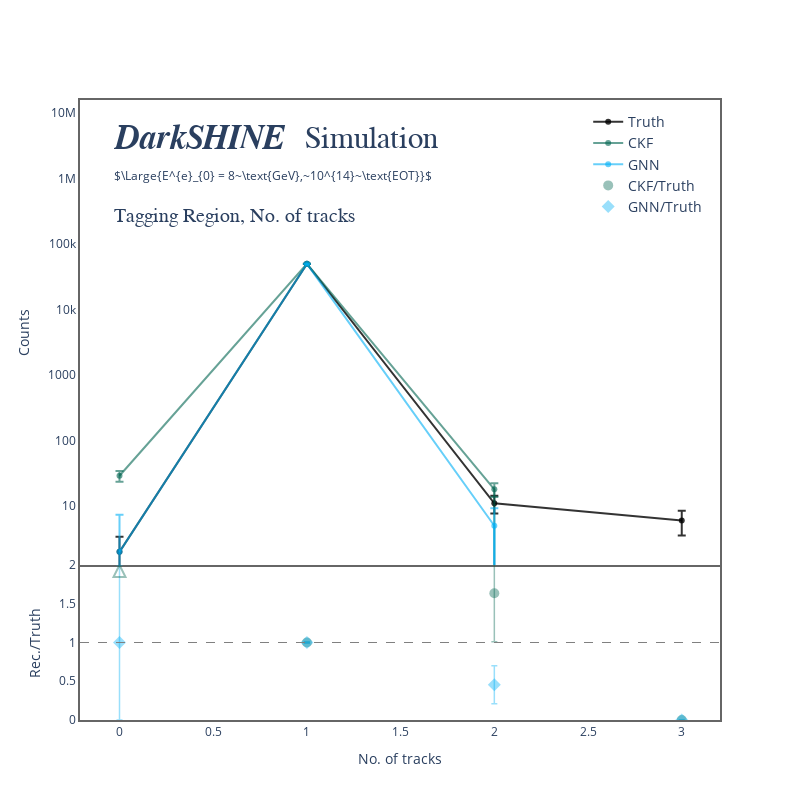
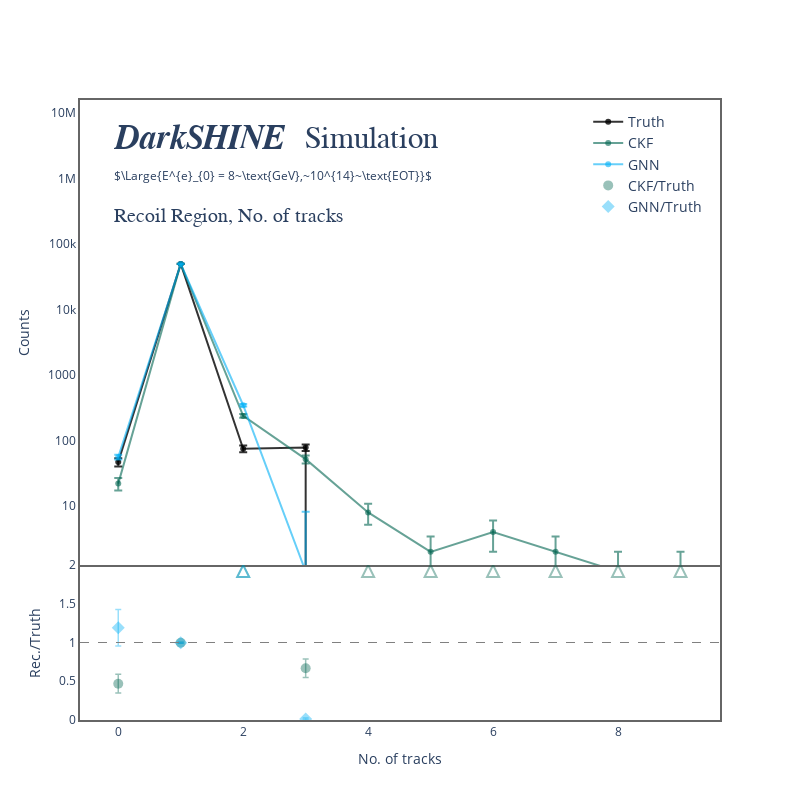
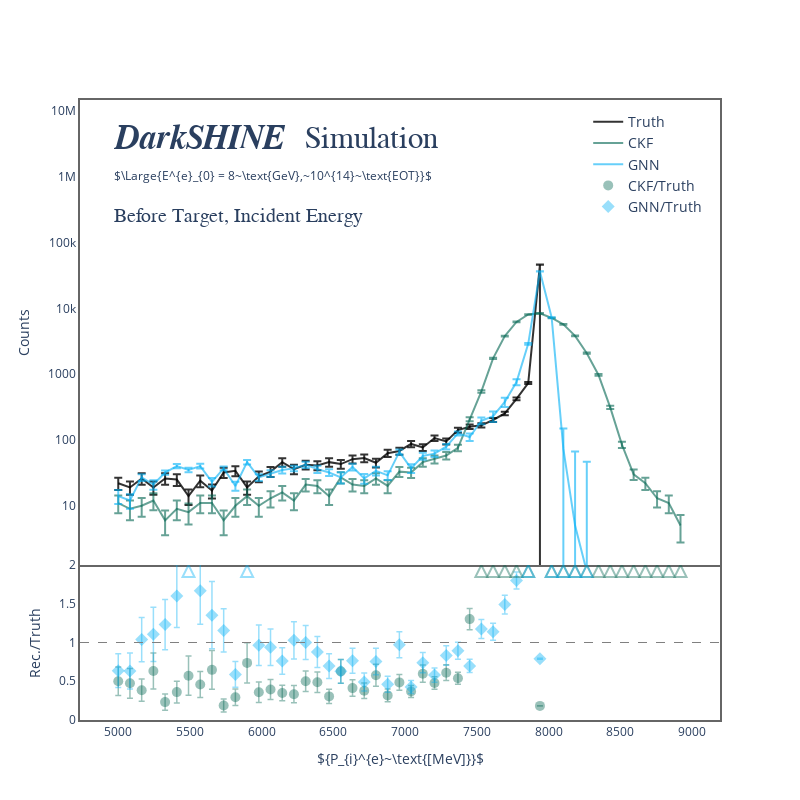
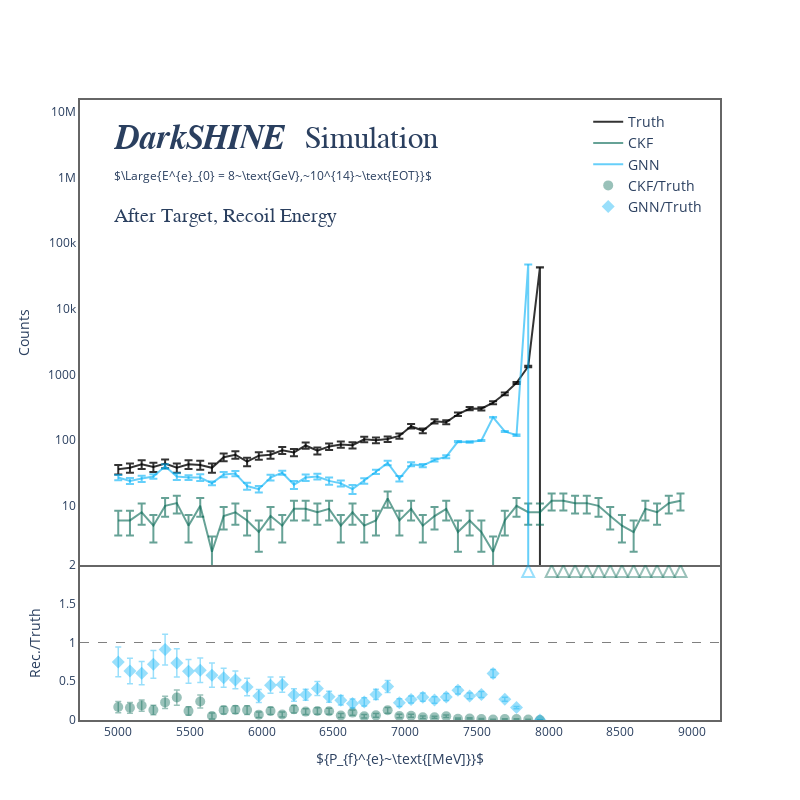

The cell these charts' notebook holds for them, in order:
### Code cell
for interest in interests:
    # print(interests[interest]['df'])
    if interests[interest]['type'] in {'plain', 'difference'}:
        plot_comparison(
            x=interests[interest]["df"]["bin"],
            y0=interests[interest]["df"]["Truth"],
            y1=interests[interest]["df"]["CKF"],
            y2=interests[interest]["df"]["GNN"],
            x_label=interests[interest]["x_label"],
            annotation_text=interest,
            ratio_threshold=2.0,
        )

### Figure 1 — Plotly figure (JSON) as saved in the notebook; plotly's stock layout.template omitted (floating-point values rounded to 4 significant figures)
{"data": [{"error_y": {"array": [1.414, 223.6, 3.317, 2.449], "type": "data", "visible": true}, "line": {"color": "rgba(0,0,0,0.8)"}, "name": "Truth", "x": [0.0, 1.0, 2.0, 3.0], "y": [2.0, 49980.0, 11.0, 6.0], "type": "scatter", "xaxis": "x", "yaxis": "y"}, {"error_y": {"array": [5.385, 223.5, 4.243, 0.0], "type": "data", "visible": true}, "fillcolor": "rgba(0,100,80,0.4)", "line": {"color": "rgba(0,100,80,0.6)"}, "name": "CKF", "x": [0.0, 1.0, 2.0, 3.0], "y": [29.0, 49950.0, 18.0, 0.0], "type": "scatter", "xaxis": "x", "yaxis": "y"}, {"error_y": {"array": [5.385, 223.5, 4.243, 0.0], "type": "data", "visible": true}, "fillcolor": "rgba(0,176,246,0.4)", "line": {"color": "rgba(0,176,246,0.6)"}, "name": "GNN", "x": [0.0, 1.0, 2.0, 3.0], "y": [2.0, 49990.0, 5.0, 0.0], "type": "scatter", "xaxis": "x", "yaxis": "y"}, {"error_y": {"array": [0.006323, 0.6262, null], "color": "rgba(0,100,80,0.4)", "thickness": 1.5, "type": "data", "width": 3}, "marker": {"color": "rgba(0,100,80,0.4)", "size": 10, "symbol": "circle"}, "mode": "markers", "name": "CKF/Truth", "x": [1.0, 2.0, 3.0], "y": [0.9994, 1.636, 0.0], "type": "scatter", "xaxis": "x2", "yaxis": "y2"}, {"error_y": {"array": [1.0, 0.006327, 0.2452, null], "color": "rgba(0,176,246,0.4)", "thickness": 1.5, "type": "data", "width": 3}, "marker": {"color": "rgba(0,176,246,0.4)", "size": 10, "symbol": "diamond"}, "mode": "markers", "name": "GNN/Truth", "x": [0.0, 1.0, 2.0, 3.0], "y": [1.0, 1.0, 0.4545, 0.0], "type": "scatter", "xaxis": "x2", "yaxis": "y2"}, {"marker": {"color": "rgba(0,100,80,0.4)", "line": {"width": 2}, "size": 12, "symbol": "arrow-up-open"}, "mode": "markers", "name": "CKF/Truth >=2.0", "showlegend": false, "x": [0.0], "y": [2.0], "type": "scatter", "xaxis": "x2", "yaxis": "y2"}, {"marker": {"color": "rgba(0,176,246,0.4)", "line": {"width": 2}, "size": 12, "symbol": "arrow-up-open"}, "mode": "markers", "name": "GNN/Truth >=2.0", "showlegend": false, "x": [], "y": [], "type": "scatter", "xaxis": "x2", "yaxis": "y2"}], "layout": {"xaxis": {"anchor": "y", "domain": [0.0, 1.0], "matches": "x2", "showticklabels": false, "linecolor": "#666666", "gridcolor": "#d9d9d9", "zerolinecolor": "rgba(0,0,0,0)", "linewidth": 2, "showline": true, "showgrid": false, "mirror": true}, "yaxis": {"anchor": "x", "domain": [0.25, 1.0], "title": {"text": "Counts"}, "linecolor": "#666666", "zerolinecolor": "rgba(0,0,0,0)", "linewidth": 2, "mirror": true, "type": "log", "range": [0.1, 7.201]}, "xaxis2": {"anchor": "y2", "domain": [0.0, 1.0], "title": {"text": "No. of tracks"}, "linecolor": "#666666", "gridcolor": "#d9d9d9", "zerolinecolor": "rgba(0,0,0,0)", "linewidth": 2, "showline": true, "showgrid": false, "mirror": false}, "yaxis2": {"anchor": "x2", "domain": [0.0, 0.25], "title": {"text": "Rec./Truth"}, "linecolor": "#666666", "zerolinecolor": "rgba(0,0,0,0)", "linewidth": 2, "mirror": true, "range": [0, 2.0]}, "shapes": [{"line": {"color": "grey", "dash": "dash", "width": 1}, "type": "line", "x0": 0, "x1": 1, "xref": "x2 domain", "y0": 1.0, "y1": 1.0, "yref": "y2"}], "annotations": [{"font": {"family": "Cambria", "size": 34}, "showarrow": false, "text": "<i><b>DarkSHINE<b><i>", "x": 0.05, "xref": "paper", "y": 0.97, "yref": "paper"}, {"font": {"family": "Cambria", "size": 31}, "showarrow": false, "text": "Simulation", "x": 0.455, "xref": "paper", "y": 0.9663, "yref": "paper"}, {"showarrow": false, "text": "$\\Large{E^{e}_{0} = 8~\\text{GeV},~10^{14}~\\text{EOT}}$", "x": 0.05, "xref": "paper", "y": 0.895, "yref": "paper"}, {"font": {"family": "Cambria", "size": 20}, "showarrow": false, "text": "Tagging Region, No. of tracks", "x": 0.05, "xref": "paper", "y": 0.833, "yref": "paper"}], "legend": {"font": {"size": 14}, "orientation": "v", "yanchor": "top", "y": 0.99, "xanchor": "right", "x": 0.98}, "width": 800, "height": 800, "paper_bgcolor": "rgba(0,0,0,0)", "plot_bgcolor": "rgba(0,0,0,0)"}}

### Figure 2 — Plotly figure (JSON) as saved in the notebook; plotly's stock layout.template omitted (floating-point values rounded to 4 significant figures)
{"data": [{"error_y": {"array": [6.856, 223.2, 8.66, 8.832, 0.0, 0.0, 0.0, 0.0, 0.0, 0.0], "type": "data", "visible": true}, "line": {"color": "rgba(0,0,0,0.8)"}, "name": "Truth", "x": [0.0, 1.0, 2.0, 3.0, 4.0, 5.0, 6.0, 7.0, 8.0, 9.0], "y": [47.0, 49800.0, 75.0, 78.0, 0.0, 0.0, 0.0, 0.0, 0.0, 0.0], "type": "scatter", "xaxis": "x", "yaxis": "y"}, {"error_y": {"array": [4.69, 222.8, 15.43, 7.211, 2.828, 1.414, 2.0, 1.414, 1.0, 1.0], "type": "data", "visible": true}, "fillcolor": "rgba(0,100,80,0.4)", "line": {"color": "rgba(0,100,80,0.6)"}, "name": "CKF", "x": [0.0, 1.0, 2.0, 3.0, 4.0, 5.0, 6.0, 7.0, 8.0, 9.0], "y": [22.0, 49620.0, 238.0, 52.0, 8.0, 2.0, 4.0, 2.0, 1.0, 1.0], "type": "scatter", "xaxis": "x", "yaxis": "y"}, {"error_y": {"array": [4.69, 222.8, 15.43, 7.211, 2.828, 1.414, 2.0, 1.414, 1.0, 1.0], "type": "data", "visible": true}, "fillcolor": "rgba(0,176,246,0.4)", "line": {"color": "rgba(0,176,246,0.6)"}, "name": "GNN", "x": [0.0, 1.0, 2.0, 3.0, 4.0, 5.0, 6.0, 7.0, 8.0, 9.0], "y": [56.0, 49600.0, 346.0, 1.0, 0.0, 0.0, 0.0, 0.0, 0.0, 0.0], "type": "scatter", "xaxis": "x", "yaxis": "y"}, {"error_y": {"array": [0.1209, 0.006321, 0.1194], "color": "rgba(0,100,80,0.4)", "thickness": 1.5, "type": "data", "width": 3}, "marker": {"color": "rgba(0,100,80,0.4)", "size": 10, "symbol": "circle"}, "mode": "markers", "name": "CKF/Truth", "x": [0.0, 1.0, 3.0], "y": [0.4681, 0.9965, 0.6667], "type": "scatter", "xaxis": "x2", "yaxis": "y2"}, {"error_y": {"array": [0.2357, 0.006318, 0.0129], "color": "rgba(0,176,246,0.4)", "thickness": 1.5, "type": "data", "width": 3}, "marker": {"color": "rgba(0,176,246,0.4)", "size": 10, "symbol": "diamond"}, "mode": "markers", "name": "GNN/Truth", "x": [0.0, 1.0, 3.0], "y": [1.191, 0.9959, 0.01282], "type": "scatter", "xaxis": "x2", "yaxis": "y2"}, {"marker": {"color": "rgba(0,100,80,0.4)", "line": {"width": 2}, "size": 12, "symbol": "arrow-up-open"}, "mode": "markers", "name": "CKF/Truth >=2.0", "showlegend": false, "x": [2.0, 4.0, 5.0, 6.0, 7.0, 8.0, 9.0], "y": [2.0, 2.0, 2.0, 2.0, 2.0, 2.0, 2.0], "type": "scatter", "xaxis": "x2", "yaxis": "y2"}, {"marker": {"color": "rgba(0,176,246,0.4)", "line": {"width": 2}, "size": 12, "symbol": "arrow-up-open"}, "mode": "markers", "name": "GNN/Truth >=2.0", "showlegend": false, "x": [2.0], "y": [2.0], "type": "scatter", "xaxis": "x2", "yaxis": "y2"}], "layout": {"xaxis": {"anchor": "y", "domain": [0.0, 1.0], "matches": "x2", "showticklabels": false, "linecolor": "#666666", "gridcolor": "#d9d9d9", "zerolinecolor": "rgba(0,0,0,0)", "linewidth": 2, "showline": true, "showgrid": false, "mirror": true}, "yaxis": {"anchor": "x", "domain": [0.25, 1.0], "title": {"text": "Counts"}, "linecolor": "#666666", "zerolinecolor": "rgba(0,0,0,0)", "linewidth": 2, "mirror": true, "type": "log", "range": [0.1, 7.199]}, "xaxis2": {"anchor": "y2", "domain": [0.0, 1.0], "title": {"text": "No. of tracks"}, "linecolor": "#666666", "gridcolor": "#d9d9d9", "zerolinecolor": "rgba(0,0,0,0)", "linewidth": 2, "showline": true, "showgrid": false, "mirror": false}, "yaxis2": {"anchor": "x2", "domain": [0.0, 0.25], "title": {"text": "Rec./Truth"}, "linecolor": "#666666", "zerolinecolor": "rgba(0,0,0,0)", "linewidth": 2, "mirror": true, "range": [0, 2.0]}, "shapes": [{"line": {"color": "grey", "dash": "dash", "width": 1}, "type": "line", "x0": 0, "x1": 1, "xref": "x2 domain", "y0": 1.0, "y1": 1.0, "yref": "y2"}], "annotations": [{"font": {"family": "Cambria", "size": 34}, "showarrow": false, "text": "<i><b>DarkSHINE<b><i>", "x": 0.05, "xref": "paper", "y": 0.97, "yref": "paper"}, {"font": {"family": "Cambria", "size": 31}, "showarrow": false, "text": "Simulation", "x": 0.455, "xref": "paper", "y": 0.9663, "yref": "paper"}, {"showarrow": false, "text": "$\\Large{E^{e}_{0} = 8~\\text{GeV},~10^{14}~\\text{EOT}}$", "x": 0.05, "xref": "paper", "y": 0.895, "yref": "paper"}, {"font": {"family": "Cambria", "size": 20}, "showarrow": false, "text": "Recoil Region, No. of tracks", "x": 0.05, "xref": "paper", "y": 0.833, "yref": "paper"}], "legend": {"font": {"size": 14}, "orientation": "v", "yanchor": "top", "y": 0.99, "xanchor": "right", "x": 0.98}, "width": 800, "height": 800, "paper_bgcolor": "rgba(0,0,0,0)", "plot_bgcolor": "rgba(0,0,0,0)"}}

### Figure 3 — Plotly figure (JSON) as saved in the notebook; plotly's stock layout.template omitted (floating-point values rounded to 4 significant figures)
{"data": [{"error_y": {"array": [4.69, 4.359, 5.099, 4.359, 5.099, 5.0, 3.742, 4.899, 4.123, 5.657, 5.831, 4.359, 5.292, 5.745, 6.782, 6.0, 6.481, 6.403, 6.782, 6.557, 7.141, 7.28, 6.708, 7.937, 8.246, 9.327, 8.775, 10.34, 9.747, 11.87, 12.61, 12.92, 14.18, 15.91, 20.49, 27.07, 214.5, 0.0, 0.0, 0.0, 0.0, 0.0, 0.0, 0.0, 0.0, 0.0, 0.0, 0.0, 0.0], "type": "data", "visible": true}, "line": {"color": "rgba(0,0,0,0.8)"}, "name": "Truth", "x": [5000.0, 5082.0, 5163.0, 5245.0, 5327.0, 5408.0, 5490.0, 5571.0, 5653.0, 5735.0, 5816.0, 5898.0, 5980.0, 6061.0, 6143.0, 6224.0, 6306.0, 6388.0, 6469.0, 6551.0, 6633.0, 6714.0, 6796.0, 6878.0, 6959.0, 7041.0, 7122.0, 7204.0, 7286.0, 7367.0, 7449.0, 7531.0, 7612.0, 7694.0, 7776.0, 7857.0, 7939.0, 8020.0, 8102.0, 8184.0, 8265.0, 8347.0, 8429.0, 8510.0, 8592.0, 8673.0, 8755.0, 8837.0, 8918.0], "y": [22.0, 19.0, 26.0, 19.0, 26.0, 25.0, 14.0, 24.0, 17.0, 32.0, 34.0, 19.0, 28.0, 33.0, 46.0, 36.0, 42.0, 41.0, 46.0, 43.0, 51.0, 53.0, 45.0, 63.0, 68.0, 87.0, 77.0, 107.0, 95.0, 141.0, 159.0, 167.0, 201.0, 253.0, 420.0, 733.0, 46030.0, 0.0, 0.0, 0.0, 0.0, 0.0, 0.0, 0.0, 0.0, 0.0, 0.0, 0.0, 0.0], "type": "scatter", "xaxis": "x", "yaxis": "y"}, {"error_y": {"array": [3.317, 3.0, 3.162, 3.464, 2.449, 3.0, 2.828, 3.317, 3.317, 2.449, 3.162, 3.742, 3.162, 3.606, 4.0, 3.464, 4.583, 4.472, 3.742, 5.196, 4.583, 4.472, 5.099, 4.472, 5.745, 5.657, 6.782, 7.141, 7.616, 8.718, 14.39, 23.37, 41.68, 61.49, 78.77, 89.81, 91.59, 84.46, 75.61, 61.77, 45.6, 31.18, 17.66, 9.22, 5.477, 4.69, 3.606, 3.317, 2.236], "type": "data", "visible": true}, "fillcolor": "rgba(0,100,80,0.4)", "line": {"color": "rgba(0,100,80,0.6)"}, "name": "CKF", "x": [5000.0, 5082.0, 5163.0, 5245.0, 5327.0, 5408.0, 5490.0, 5571.0, 5653.0, 5735.0, 5816.0, 5898.0, 5980.0, 6061.0, 6143.0, 6224.0, 6306.0, 6388.0, 6469.0, 6551.0, 6633.0, 6714.0, 6796.0, 6878.0, 6959.0, 7041.0, 7122.0, 7204.0, 7286.0, 7367.0, 7449.0, 7531.0, 7612.0, 7694.0, 7776.0, 7857.0, 7939.0, 8020.0, 8102.0, 8184.0, 8265.0, 8347.0, 8429.0, 8510.0, 8592.0, 8673.0, 8755.0, 8837.0, 8918.0], "y": [11.0, 9.0, 10.0, 12.0, 6.0, 9.0, 8.0, 11.0, 11.0, 6.0, 10.0, 14.0, 10.0, 13.0, 16.0, 12.0, 21.0, 20.0, 14.0, 27.0, 21.0, 20.0, 26.0, 20.0, 33.0, 32.0, 46.0, 51.0, 58.0, 76.0, 207.0, 546.0, 1737.0, 3781.0, 6204.0, 8066.0, 8388.0, 7133.0, 5717.0, 3816.0, 2079.0, 972.0, 312.0, 85.0, 30.0, 22.0, 13.0, 11.0, 5.0], "type": "scatter", "xaxis": "x", "yaxis": "y"}, {"error_y": {"array": [3.317, 3.0, 3.162, 3.464, 2.449, 3.0, 2.828, 3.317, 3.317, 2.449, 3.162, 3.742, 3.162, 3.606, 4.0, 3.464, 4.583, 4.472, 3.742, 5.196, 4.583, 4.472, 5.099, 4.472, 5.745, 5.657, 6.782, 7.141, 7.616, 8.718, 14.39, 23.37, 41.68, 61.49, 78.77, 89.81, 91.59, 84.46, 75.61, 61.77, 45.6, 31.18, 17.66, 9.22, 5.477, 4.69, 3.606, 3.317, 2.236], "type": "data", "visible": true}, "fillcolor": "rgba(0,176,246,0.4)", "line": {"color": "rgba(0,176,246,0.6)"}, "name": "GNN", "x": [5000.0, 5082.0, 5163.0, 5245.0, 5327.0, 5408.0, 5490.0, 5571.0, 5653.0, 5735.0, 5816.0, 5898.0, 5980.0, 6061.0, 6143.0, 6224.0, 6306.0, 6388.0, 6469.0, 6551.0, 6633.0, 6714.0, 6796.0, 6878.0, 6959.0, 7041.0, 7122.0, 7204.0, 7286.0, 7367.0, 7449.0, 7531.0, 7612.0, 7694.0, 7776.0, 7857.0, 7939.0, 8020.0, 8102.0, 8184.0, 8265.0, 8347.0, 8429.0, 8510.0, 8592.0, 8673.0, 8755.0, 8837.0, 8918.0], "y": [14.0, 12.0, 27.0, 21.0, 32.0, 40.0, 35.0, 40.0, 23.0, 37.0, 20.0, 46.0, 27.0, 31.0, 35.0, 37.0, 42.0, 36.0, 32.0, 27.0, 39.0, 26.0, 34.0, 29.0, 66.0, 37.0, 57.0, 62.0, 79.0, 126.0, 111.0, 196.0, 229.0, 377.0, 756.0, 2891.0, 36370.0, 7261.0, 73.0, 5.0, 1.0, 0.0, 0.0, 0.0, 0.0, 0.0, 0.0, 0.0, 0.0], "type": "scatter", "xaxis": "x", "yaxis": "y"}, {"error_y": {"array": [0.1846, 0.1917, 0.1431, 0.2329, 0.1045, 0.1399, 0.2533, 0.1669, 0.2504, 0.08341, 0.1058, 0.2595, 0.1316, 0.129, 0.101, 0.1111, 0.1336, 0.133, 0.0929, 0.1542, 0.1068, 0.09903, 0.1423, 0.08148, 0.103, 0.07604, 0.1113, 0.0811, 0.1017, 0.0767, 0.1373, 0.002163], "color": "rgba(0,100,80,0.4)", "thickness": 1.5, "type": "data", "width": 3}, "marker": {"color": "rgba(0,100,80,0.4)", "size": 10, "symbol": "circle"}, "mode": "markers", "name": "CKF/Truth", "x": [5000.0, 5082.0, 5163.0, 5245.0, 5327.0, 5408.0, 5490.0, 5571.0, 5653.0, 5735.0, 5816.0, 5898.0, 5980.0, 6061.0, 6143.0, 6224.0, 6306.0, 6388.0, 6469.0, 6551.0, 6633.0, 6714.0, 6796.0, 6878.0, 6959.0, 7041.0, 7122.0, 7204.0, 7286.0, 7367.0, 7449.0, 7939.0], "y": [0.5, 0.4737, 0.3846, 0.6316, 0.2308, 0.36, 0.5714, 0.4583, 0.6471, 0.1875, 0.2941, 0.7368, 0.3571, 0.3939, 0.3478, 0.3333, 0.5, 0.4878, 0.3043, 0.6279, 0.4118, 0.3774, 0.5778, 0.3175, 0.4853, 0.3678, 0.5974, 0.4766, 0.6105, 0.539, 1.302, 0.1822], "type": "scatter", "xaxis": "x2", "yaxis": "y2"}, {"error_y": {"array": [0.2176, 0.2329, 0.2853, 0.35, 0.325, 0.4079, 0.4303, 0.4327, 0.2791, 0.1658, 0.2601, 0.235, 0.1707, 0.2406, 0.2182, 0.2005, 0.1601, 0.1542, 0.1627, 0.1175, 0.1717, 0.1033, 0.1677, 0.08347, 0.1293, 0.09248, 0.1266, 0.1095, 0.08635, 0.1236, 0.1101, 0.1211, 0.1095, 0.005544], "color": "rgba(0,176,246,0.4)", "thickness": 1.5, "type": "data", "width": 3}, "marker": {"color": "rgba(0,176,246,0.4)", "size": 10, "symbol": "diamond"}, "mode": "markers", "name": "GNN/Truth", "x": [5000.0, 5082.0, 5163.0, 5245.0, 5327.0, 5408.0, 5571.0, 5653.0, 5735.0, 5816.0, 5980.0, 6061.0, 6143.0, 6224.0, 6306.0, 6388.0, 6469.0, 6551.0, 6633.0, 6714.0, 6796.0, 6878.0, 6959.0, 7041.0, 7122.0, 7204.0, 7286.0, 7367.0, 7449.0, 7531.0, 7612.0, 7694.0, 7776.0, 7939.0], "y": [0.6364, 0.6316, 1.038, 1.105, 1.231, 1.6, 1.667, 1.353, 1.156, 0.5882, 0.9643, 0.9394, 0.7609, 1.028, 1.0, 0.878, 0.6957, 0.6279, 0.7647, 0.4906, 0.7556, 0.4603, 0.9706, 0.4253, 0.7403, 0.5794, 0.8316, 0.8936, 0.6981, 1.174, 1.139, 1.49, 1.8, 0.7902], "type": "scatter", "xaxis": "x2", "yaxis": "y2"}, {"marker": {"color": "rgba(0,100,80,0.4)", "line": {"width": 2}, "size": 12, "symbol": "arrow-up-open"}, "mode": "markers", "name": "CKF/Truth >=2.0", "showlegend": false, "x": [7531.0, 7612.0, 7694.0, 7776.0, 7857.0, 8020.0, 8102.0, 8184.0, 8265.0, 8347.0, 8429.0, 8510.0, 8592.0, 8673.0, 8755.0, 8837.0, 8918.0], "y": [2.0, 2.0, 2.0, 2.0, 2.0, 2.0, 2.0, 2.0, 2.0, 2.0, 2.0, 2.0, 2.0, 2.0, 2.0, 2.0, 2.0], "type": "scatter", "xaxis": "x2", "yaxis": "y2"}, {"marker": {"color": "rgba(0,176,246,0.4)", "line": {"width": 2}, "size": 12, "symbol": "arrow-up-open"}, "mode": "markers", "name": "GNN/Truth >=2.0", "showlegend": false, "x": [5490.0, 5898.0, 7857.0, 8020.0, 8102.0, 8184.0, 8265.0], "y": [2.0, 2.0, 2.0, 2.0, 2.0, 2.0, 2.0], "type": "scatter", "xaxis": "x2", "yaxis": "y2"}], "layout": {"xaxis": {"anchor": "y", "domain": [0.0, 1.0], "matches": "x2", "showticklabels": false, "linecolor": "#666666", "gridcolor": "#d9d9d9", "zerolinecolor": "rgba(0,0,0,0)", "linewidth": 2, "showline": true, "showgrid": false, "mirror": true}, "yaxis": {"anchor": "x", "domain": [0.25, 1.0], "title": {"text": "Counts"}, "linecolor": "#666666", "zerolinecolor": "rgba(0,0,0,0)", "linewidth": 2, "mirror": true, "type": "log", "range": [0.1, 7.165]}, "xaxis2": {"anchor": "y2", "domain": [0.0, 1.0], "title": {"text": "${P_{i}^{e}~\\text{[MeV]}}$"}, "linecolor": "#666666", "gridcolor": "#d9d9d9", "zerolinecolor": "rgba(0,0,0,0)", "linewidth": 2, "showline": true, "showgrid": false, "mirror": false}, "yaxis2": {"anchor": "x2", "domain": [0.0, 0.25], "title": {"text": "Rec./Truth"}, "linecolor": "#666666", "zerolinecolor": "rgba(0,0,0,0)", "linewidth": 2, "mirror": true, "range": [0, 2.0]}, "shapes": [{"line": {"color": "grey", "dash": "dash", "width": 1}, "type": "line", "x0": 0, "x1": 1, "xref": "x2 domain", "y0": 1.0, "y1": 1.0, "yref": "y2"}], "annotations": [{"font": {"family": "Cambria", "size": 34}, "showarrow": false, "text": "<i><b>DarkSHINE<b><i>", "x": 0.05, "xref": "paper", "y": 0.97, "yref": "paper"}, {"font": {"family": "Cambria", "size": 31}, "showarrow": false, "text": "Simulation", "x": 0.455, "xref": "paper", "y": 0.9663, "yref": "paper"}, {"showarrow": false, "text": "$\\Large{E^{e}_{0} = 8~\\text{GeV},~10^{14}~\\text{EOT}}$", "x": 0.05, "xref": "paper", "y": 0.895, "yref": "paper"}, {"font": {"family": "Cambria", "size": 20}, "showarrow": false, "text": "Before Target, Incident Energy", "x": 0.05, "xref": "paper", "y": 0.833, "yref": "paper"}], "legend": {"font": {"size": 14}, "orientation": "v", "yanchor": "top", "y": 0.99, "xanchor": "right", "x": 0.98}, "width": 800, "height": 800, "paper_bgcolor": "rgba(0,0,0,0)", "plot_bgcolor": "rgba(0,0,0,0)"}}

### Figure 4 — Plotly figure (JSON) as saved in the notebook; plotly's stock layout.template omitted (floating-point values rounded to 4 significant figures)
{"data": [{"error_y": {"array": [6.0, 6.164, 6.557, 6.245, 6.633, 6.164, 6.557, 6.481, 6.164, 7.416, 7.746, 6.856, 7.616, 7.746, 8.367, 8.062, 9.11, 8.307, 8.944, 9.274, 9.165, 10.15, 10.0, 10.2, 10.77, 12.77, 11.79, 13.93, 13.71, 15.75, 17.41, 17.35, 19.29, 22.52, 27.28, 36.39, 206.4, 0.0, 0.0, 0.0, 0.0, 0.0, 0.0, 0.0, 0.0, 0.0, 0.0, 0.0, 0.0], "type": "data", "visible": true}, "line": {"color": "rgba(0,0,0,0.8)"}, "name": "Truth", "x": [5000.0, 5082.0, 5163.0, 5245.0, 5327.0, 5408.0, 5490.0, 5571.0, 5653.0, 5735.0, 5816.0, 5898.0, 5980.0, 6061.0, 6143.0, 6224.0, 6306.0, 6388.0, 6469.0, 6551.0, 6633.0, 6714.0, 6796.0, 6878.0, 6959.0, 7041.0, 7122.0, 7204.0, 7286.0, 7367.0, 7449.0, 7531.0, 7612.0, 7694.0, 7776.0, 7857.0, 7939.0, 8020.0, 8102.0, 8184.0, 8265.0, 8347.0, 8429.0, 8510.0, 8592.0, 8673.0, 8755.0, 8837.0, 8918.0], "y": [36.0, 38.0, 43.0, 39.0, 44.0, 38.0, 43.0, 42.0, 38.0, 55.0, 60.0, 47.0, 58.0, 60.0, 70.0, 65.0, 83.0, 69.0, 80.0, 86.0, 84.0, 103.0, 100.0, 104.0, 116.0, 163.0, 139.0, 194.0, 188.0, 248.0, 303.0, 301.0, 372.0, 507.0, 744.0, 1324.0, 42590.0, 0.0, 0.0, 0.0, 0.0, 0.0, 0.0, 0.0, 0.0, 0.0, 0.0, 0.0, 0.0], "type": "scatter", "xaxis": "x", "yaxis": "y"}, {"error_y": {"array": [2.449, 2.449, 2.828, 2.236, 3.162, 3.317, 2.236, 3.162, 1.414, 2.646, 2.828, 2.449, 2.0, 2.646, 2.236, 3.0, 3.0, 2.828, 3.0, 2.236, 2.828, 2.236, 2.449, 3.606, 2.449, 3.0, 2.236, 2.646, 3.0, 2.0, 2.449, 2.0, 1.414, 2.449, 3.162, 2.828, 2.828, 3.464, 3.464, 3.317, 3.317, 3.162, 2.646, 2.236, 2.0, 3.0, 2.828, 3.317, 3.464], "type": "data", "visible": true}, "fillcolor": "rgba(0,100,80,0.4)", "line": {"color": "rgba(0,100,80,0.6)"}, "name": "CKF", "x": [5000.0, 5082.0, 5163.0, 5245.0, 5327.0, 5408.0, 5490.0, 5571.0, 5653.0, 5735.0, 5816.0, 5898.0, 5980.0, 6061.0, 6143.0, 6224.0, 6306.0, 6388.0, 6469.0, 6551.0, 6633.0, 6714.0, 6796.0, 6878.0, 6959.0, 7041.0, 7122.0, 7204.0, 7286.0, 7367.0, 7449.0, 7531.0, 7612.0, 7694.0, 7776.0, 7857.0, 7939.0, 8020.0, 8102.0, 8184.0, 8265.0, 8347.0, 8429.0, 8510.0, 8592.0, 8673.0, 8755.0, 8837.0, 8918.0], "y": [6.0, 6.0, 8.0, 5.0, 10.0, 11.0, 5.0, 10.0, 2.0, 7.0, 8.0, 6.0, 4.0, 7.0, 5.0, 9.0, 9.0, 8.0, 9.0, 5.0, 8.0, 5.0, 6.0, 13.0, 6.0, 9.0, 5.0, 7.0, 9.0, 4.0, 6.0, 4.0, 2.0, 6.0, 10.0, 8.0, 8.0, 12.0, 12.0, 11.0, 11.0, 10.0, 7.0, 5.0, 4.0, 9.0, 8.0, 11.0, 12.0], "type": "scatter", "xaxis": "x", "yaxis": "y"}, {"error_y": {"array": [2.449, 2.449, 2.828, 2.236, 3.162, 3.317, 2.236, 3.162, 1.414, 2.646, 2.828, 2.449, 2.0, 2.646, 2.236, 3.0, 3.0, 2.828, 3.0, 2.236, 2.828, 2.236, 2.449, 3.606, 2.449, 3.0, 2.236, 2.646, 3.0, 2.0, 2.449, 2.0, 1.414, 2.449, 3.162, 2.828, 2.828, 3.464, 3.464, 3.317, 3.317, 3.162, 2.646, 2.236, 2.0, 3.0, 2.828, 3.317, 3.464], "type": "data", "visible": true}, "fillcolor": "rgba(0,176,246,0.4)", "line": {"color": "rgba(0,176,246,0.6)"}, "name": "GNN", "x": [5000.0, 5082.0, 5163.0, 5245.0, 5327.0, 5408.0, 5490.0, 5571.0, 5653.0, 5735.0, 5816.0, 5898.0, 5980.0, 6061.0, 6143.0, 6224.0, 6306.0, 6388.0, 6469.0, 6551.0, 6633.0, 6714.0, 6796.0, 6878.0, 6959.0, 7041.0, 7122.0, 7204.0, 7286.0, 7367.0, 7449.0, 7531.0, 7612.0, 7694.0, 7776.0, 7857.0, 7939.0, 8020.0, 8102.0, 8184.0, 8265.0, 8347.0, 8429.0, 8510.0, 8592.0, 8673.0, 8755.0, 8837.0, 8918.0], "y": [27.0, 24.0, 26.0, 28.0, 40.0, 28.0, 27.0, 27.0, 22.0, 30.0, 31.0, 20.0, 18.0, 27.0, 32.0, 21.0, 27.0, 28.0, 24.0, 22.0, 18.0, 24.0, 33.0, 45.0, 26.0, 43.0, 41.0, 50.0, 56.0, 95.0, 94.0, 99.0, 223.0, 136.0, 119.0, 47360.0, 0.0, 0.0, 0.0, 0.0, 0.0, 0.0, 0.0, 0.0, 0.0, 0.0, 0.0, 0.0, 0.0], "type": "scatter", "xaxis": "x", "yaxis": "y"}, {"error_y": {"array": [0.07349, 0.06936, 0.07164, 0.0609, 0.07962, 0.09911, 0.05494, 0.08378, 0.03818, 0.05107, 0.05018, 0.05534, 0.03565, 0.0466, 0.03307, 0.04925, 0.03805, 0.0433, 0.03955, 0.02675, 0.03524, 0.02223, 0.02522, 0.03677, 0.02166, 0.01891, 0.01637, 0.01388, 0.01633, 0.008129, 0.008164, 0.006689, 0.003812, 0.00486, 0.004279, 0.002143, 6.642e-05], "color": "rgba(0,100,80,0.4)", "thickness": 1.5, "type": "data", "width": 3}, "marker": {"color": "rgba(0,100,80,0.4)", "size": 10, "symbol": "circle"}, "mode": "markers", "name": "CKF/Truth", "x": [5000.0, 5082.0, 5163.0, 5245.0, 5327.0, 5408.0, 5490.0, 5571.0, 5653.0, 5735.0, 5816.0, 5898.0, 5980.0, 6061.0, 6143.0, 6224.0, 6306.0, 6388.0, 6469.0, 6551.0, 6633.0, 6714.0, 6796.0, 6878.0, 6959.0, 7041.0, 7122.0, 7204.0, 7286.0, 7367.0, 7449.0, 7531.0, 7612.0, 7694.0, 7776.0, 7857.0, 7939.0], "y": [0.1667, 0.1579, 0.186, 0.1282, 0.2273, 0.2895, 0.1163, 0.2381, 0.05263, 0.1273, 0.1333, 0.1277, 0.06897, 0.1167, 0.07143, 0.1385, 0.1084, 0.1159, 0.1125, 0.05814, 0.09524, 0.04854, 0.06, 0.125, 0.05172, 0.05521, 0.03597, 0.03608, 0.04787, 0.01613, 0.0198, 0.01329, 0.005376, 0.01183, 0.01344, 0.006042, 0.0001879], "type": "scatter", "xaxis": "x2", "yaxis": "y2"}, {"error_y": {"array": [0.1909, 0.1647, 0.1502, 0.1778, 0.1986, 0.1835, 0.1542, 0.1586, 0.1551, 0.1238, 0.1143, 0.1136, 0.08373, 0.1043, 0.09755, 0.08109, 0.07207, 0.09093, 0.06982, 0.06112, 0.05566, 0.05281, 0.06625, 0.07721, 0.04863, 0.04523, 0.05242, 0.04088, 0.04535, 0.04622, 0.03663, 0.03811, 0.05077, 0.0259, 0.01579, null], "color": "rgba(0,176,246,0.4)", "thickness": 1.5, "type": "data", "width": 3}, "marker": {"color": "rgba(0,176,246,0.4)", "size": 10, "symbol": "diamond"}, "mode": "markers", "name": "GNN/Truth", "x": [5000.0, 5082.0, 5163.0, 5245.0, 5327.0, 5408.0, 5490.0, 5571.0, 5653.0, 5735.0, 5816.0, 5898.0, 5980.0, 6061.0, 6143.0, 6224.0, 6306.0, 6388.0, 6469.0, 6551.0, 6633.0, 6714.0, 6796.0, 6878.0, 6959.0, 7041.0, 7122.0, 7204.0, 7286.0, 7367.0, 7449.0, 7531.0, 7612.0, 7694.0, 7776.0, 7939.0], "y": [0.75, 0.6316, 0.6047, 0.7179, 0.9091, 0.7368, 0.6279, 0.6429, 0.5789, 0.5455, 0.5167, 0.4255, 0.3103, 0.45, 0.4571, 0.3231, 0.3253, 0.4058, 0.3, 0.2558, 0.2143, 0.233, 0.33, 0.4327, 0.2241, 0.2638, 0.295, 0.2577, 0.2979, 0.3831, 0.3102, 0.3289, 0.5995, 0.2682, 0.1599, 0.0], "type": "scatter", "xaxis": "x2", "yaxis": "y2"}, {"marker": {"color": "rgba(0,100,80,0.4)", "line": {"width": 2}, "size": 12, "symbol": "arrow-up-open"}, "mode": "markers", "name": "CKF/Truth >=2.0", "showlegend": false, "x": [8020.0, 8102.0, 8184.0, 8265.0, 8347.0, 8429.0, 8510.0, 8592.0, 8673.0, 8755.0, 8837.0, 8918.0], "y": [2.0, 2.0, 2.0, 2.0, 2.0, 2.0, 2.0, 2.0, 2.0, 2.0, 2.0, 2.0], "type": "scatter", "xaxis": "x2", "yaxis": "y2"}, {"marker": {"color": "rgba(0,176,246,0.4)", "line": {"width": 2}, "size": 12, "symbol": "arrow-up-open"}, "mode": "markers", "name": "GNN/Truth >=2.0", "showlegend": false, "x": [7857.0], "y": [2.0], "type": "scatter", "xaxis": "x2", "yaxis": "y2"}], "layout": {"xaxis": {"anchor": "y", "domain": [0.0, 1.0], "matches": "x2", "showticklabels": false, "linecolor": "#666666", "gridcolor": "#d9d9d9", "zerolinecolor": "rgba(0,0,0,0)", "linewidth": 2, "showline": true, "showgrid": false, "mirror": true}, "yaxis": {"anchor": "x", "domain": [0.25, 1.0], "title": {"text": "Counts"}, "linecolor": "#666666", "zerolinecolor": "rgba(0,0,0,0)", "linewidth": 2, "mirror": true, "type": "log", "range": [0.1, 7.177]}, "xaxis2": {"anchor": "y2", "domain": [0.0, 1.0], "title": {"text": "${P_{f}^{e}~\\text{[MeV]}}$"}, "linecolor": "#666666", "gridcolor": "#d9d9d9", "zerolinecolor": "rgba(0,0,0,0)", "linewidth": 2, "showline": true, "showgrid": false, "mirror": false}, "yaxis2": {"anchor": "x2", "domain": [0.0, 0.25], "title": {"text": "Rec./Truth"}, "linecolor": "#666666", "zerolinecolor": "rgba(0,0,0,0)", "linewidth": 2, "mirror": true, "range": [0, 2.0]}, "shapes": [{"line": {"color": "grey", "dash": "dash", "width": 1}, "type": "line", "x0": 0, "x1": 1, "xref": "x2 domain", "y0": 1.0, "y1": 1.0, "yref": "y2"}], "annotations": [{"font": {"family": "Cambria", "size": 34}, "showarrow": false, "text": "<i><b>DarkSHINE<b><i>", "x": 0.05, "xref": "paper", "y": 0.97, "yref": "paper"}, {"font": {"family": "Cambria", "size": 31}, "showarrow": false, "text": "Simulation", "x": 0.455, "xref": "paper", "y": 0.9663, "yref": "paper"}, {"showarrow": false, "text": "$\\Large{E^{e}_{0} = 8~\\text{GeV},~10^{14}~\\text{EOT}}$", "x": 0.05, "xref": "paper", "y": 0.895, "yref": "paper"}, {"font": {"family": "Cambria", "size": 20}, "showarrow": false, "text": "After Target, Recoil Energy", "x": 0.05, "xref": "paper", "y": 0.833, "yref": "paper"}], "legend": {"font": {"size": 14}, "orientation": "v", "yanchor": "top", "y": 0.99, "xanchor": "right", "x": 0.98}, "width": 800, "height": 800, "paper_bgcolor": "rgba(0,0,0,0)", "plot_bgcolor": "rgba(0,0,0,0)"}}
